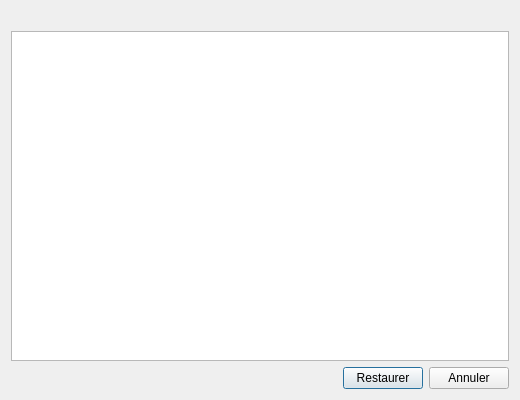
<?xml version="1.0" encoding="UTF-8"?>
<ui version="4.0">
 <class>DialogRestoreBackup</class>
 <widget class="QDialog" name="DialogRestoreBackup">
  <property name="geometry">
   <rect>
    <x>0</x>
    <y>0</y>
    <width>520</width>
    <height>400</height>
   </rect>
  </property>
  <property name="windowTitle">
   <string>Restaurer un backup</string>
  </property>
  <layout class="QVBoxLayout" name="verticalLayout">
   <item>
    <widget class="QLabel" name="labelInfo">
     <property name="text">
      <string/>
     </property>
     <property name="wordWrap">
      <bool>true</bool>
     </property>
    </widget>
   </item>
   <item>
    <widget class="QTableWidget" name="tableWidget"/>
   </item>
   <item>
    <layout class="QHBoxLayout" name="horizontalLayout">
     <item>
      <spacer name="horizontalSpacer">
       <property name="orientation">
        <enum>Qt::Horizontal</enum>
       </property>
       <property name="sizeHint" stdset="0">
        <size>
         <width>40</width>
         <height>20</height>
        </size>
       </property>
      </spacer>
     </item>
     <item>
      <widget class="QPushButton" name="btnRestore">
       <property name="text">
        <string>Restaurer</string>
       </property>
      </widget>
     </item>
     <item>
      <widget class="QPushButton" name="btnCancel">
       <property name="text">
        <string>Annuler</string>
       </property>
      </widget>
     </item>
    </layout>
   </item>
  </layout>
 </widget>
 <resources/>
 <connections/>
</ui>
